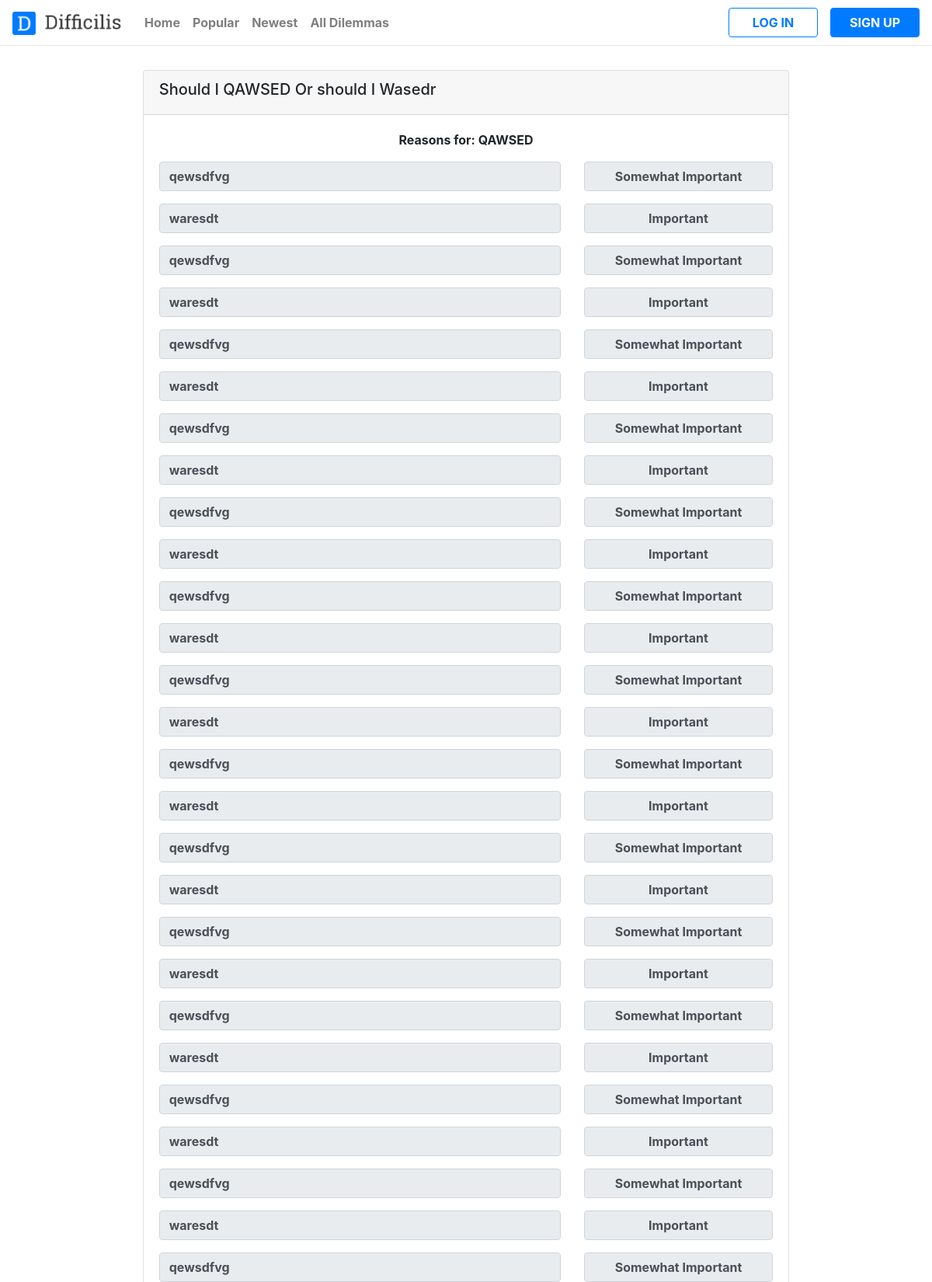
Screenshot of /result/2/ (upper part) with the database file from the repository.
### easydilemma/models.py (models this page shows, shortened)
class DilemmaPartOne(models.Model):
    dilemma_part_one = models.CharField(max_length=500)
    def __str__(self):
        return self.dilemma_part_one[:50]

class ReasonPartOne(models.Model):
    dilemma = models.ForeignKey(DilemmaPartOne, default=None, related_name="reason_part_one", on_delete=models.CASCADE)
    reason = models.TextField()
    selected_option = models.CharField(max_length=50)

### easydilemma/views.py (the view)
# urls.py: path('result/<int:dilemma_id>/', views.store_and_calc_reasons, name="store_and_calc_reasons"),
def store_and_calc_reasons(request, dilemma_id):
    my_dilemma = Dilemma.objects.get(id=dilemma_id)
    dilemma_1_id = my_dilemma.dilemma_part_one.id
    dilemma_2_id = my_dilemma.dilemma_part_two.id
    dilemma_part_one = DilemmaPartOne.objects.get(id=dilemma_1_id)
    dilemma_part_two = DilemmaPartTwo.objects.get(id=dilemma_2_id)
    all_reasons_1 = request.POST.getlist('reason1')
    all_select_elements_1 = request.POST.getlist('form-first-half-select')
    for i in range(len(all_reasons_1)):
        reason_model = ReasonPartOne()
        reason_model.reason = all_reasons_1[i]
        reason_model.selected_option = all_select_elements_1[i]
        reason_model.dilemma = dilemma_part_one
        reason_model.save()
    all_reason_2 = request.POST.getlist('reason_2')
    all_select_elements_2 = request.POST.getlist('form-second-half-select')
    for i in range(len(all_reason_2)):
        reason_model = ReasonPartTwo()
        reason_model.reason = all_reason_2[i]
        reason_model.selected_option = all_select_elements_2[i]
        reason_model.dilemma = dilemma_part_two
        reason_model.save()
    dilemma_result = calculate_result(request, all_select_elements_1, all_select_elements_2,my_dilemma )
    my_dilemma.result = dilemma_result
    my_dilemma.save()
    list_of_reasons_one = ReasonPartOne.objects.filter(dilemma=dilemma_part_one)
    list_of_reasons_two = ReasonPartTwo.objects.filter(dilemma=dilemma_part_two)
    context = {
        'full_dilemma': f"Should I {my_dilemma.dilemma_part_one} Or should I {my_dilemma.dilemma_part_two}",
        'dilemma_part_one': my_dilemma.dilemma_part_one,
        'dilemma_part_two': my_dilemma.dilemma_part_two,
        'all_dilemma_one_reasons': list_of_reasons_one,
        'all_dilemma_two_reasons': list_of_reasons_two,
        'result': dilemma_result,
    }
    return render(request, 'easydilemma/dilemma_result.html', context)

### easydilemma/models.py (called while the page is built)
    def __str__(self):
        return self.dilemma_part_two[:50]

### easydilemma/views.py (called while the page is built)
def calculate_result(request, all_select_elements_1, all_select_elements_2, my_dilemma ):
    total_dilemma_1 = 0
    for val in all_select_elements_1:
        total_dilemma_1 += int(val)
    total_dilemma_2 = 0
    for val in all_select_elements_2:
        total_dilemma_2 += int(val)
    if total_dilemma_1 > total_dilemma_2:
        return my_dilemma.dilemma_part_one.dilemma_part_one
    else:
        return my_dilemma.dilemma_part_two.dilemma_part_two

### easydilemma/templates/easydilemma/dilemma_result.html (shortened to what this page needs)
<!DOCTYPE html>
<html lang="en">
<head>
    {% load static %}
    <link rel="stylesheet" href="https://maxcdn.bootstrapcdn.com/bootstrap/4.0.0/css/bootstrap.min.css">
    <link rel="stylesheet" href="../../static/easydilemma/css/main.css">
    <link rel="stylesheet" href="https://use.fontawesome.com/releases/v5.8.1/css/all.css">
</head>
<body>
    <header class="header">
        <nav class="navbar navbar-expand-lg fixed-top shadow navbar-light bg-white">
                <div class="d-flex">
                        <a class="navbar-brand grow" href="{% url 'easydilemma:index' %}"><img src="{% static '../static/easydilemma/images/Logo.png' %}" id="logo" style="max-height: 30px; max-width: 150px;;"  alt="Difficilis"></a>
                      </div>
            <div class="collapse navbar-collapse" id="navbarCollapse">
                <ul class="navbar-nav">
                <li class="nav-item" ><a  href="{% url 'easydilemma:index' %}" class="nav-link font-weight-bold">Home</a></li>
                <li class="nav-item "><a  href="{% url 'easydilemma:all_dilemmas' %}" class="nav-link font-weight-bold">Popular</a></li>
                <li class="nav-item"><a  href="{% url 'easydilemma:all_dilemmas' %}" class="nav-link font-weight-bold">Newest</a></li>
                <li class="nav-item"><a  href="{% url 'easydilemma:all_dilemmas' %}" class="nav-link font-weight-bold">All Dilemmas</a></li>
                </ul>
                <ul class="navbar-nav ml-auto">
                        {% if user.is_authenticated %}
                        <li class="nav-item ml-lg-3 "><a  href="{% url 'users:logout' %}" class="btn btn-primary navbar_btn"><strong>LOG OUT</strong></a></li>
                        {% else %}
                        <li class="nav-item ml-lg-3 "><a  href="{% url 'users:login' %}" class="btn btn-outline-primary navbar_btn" ><strong>LOG IN</strong></a></li>
                        <li class="nav-item ml-lg-3 "><a  href="{% url 'users:register' %}" class="btn btn-primary navbar_btn"><strong>SIGN UP</strong></a></li>
                        {% endif %}
                    </ul>
            </div>
        </nav>
        </header>
<div class="container">
        <div class="card w-75 mx-auto">
            <div class="card-header">
                <h5>{{ full_dilemma }}</h5>
            </div>
            <div class="card-body">
                    <div class="row mb-3">
                            <div class="text-center font-weight-bold col-md-12">Reasons for: {{ dilemma_part_one }}</div>
                    </div>
                {% for reason in all_dilemma_one_reasons %}
                <div class="row mb-3">
                    <div class="col-md-8">
                        <input type="text" class="form-control font-weight-bold expand-reason text-truncate" value="{{ reason.reason }}" readonly>
                    </div>
                    <div class="col-md-4">
                        {% if reason.selected_option == "1" %}
                            <input type="text" class="form-control text-center font-weight-bold" value="Not Really Important" readonly>
                        {% elif reason.selected_option == "2" %}
                            <input type="text" class="form-control text-center font-weight-bold" value="Somewhat Important" readonly>
                        {% elif reason.selected_option == "3" %}
                            <input type="text" class="form-control text-center font-weight-bold" value="Important" readonly>
                        {% elif reason.selected_option == "4" %}
                            <input type="text" class="form-control text-center font-weight-bold" value="Very Important" readonly>
                        {% elif reason.selected_option == "5" %}
                            <input type="text" class="form-control text-center font-weight-bold" value="Extremely Important" readonly>
                        {% endif %}
                    </div>
                </div>
                {% endfor %}
            </div>
    </div>
<br> <br>
</body>
</html>

### easydilemma/static/easydilemma/css/main.css (style rules this page uses)
.navbar_btn { width: 115px; }
.navbar { border-bottom:1px solid #e7e7e7; }
body { padding-top:90px; }

### rows the page displays
DilemmaPartOne: dilemma_part_one "QAWSED"
ReasonPartOne: reason "qewsdfvg"
ReasonPartOne: reason "waresdt"
ReasonPartOne: reason "qewsdfvg"
ReasonPartOne: reason "waresdt"
ReasonPartOne: reason "qewsdfvg"
ReasonPartOne: reason "waresdt"
ReasonPartOne: reason "qewsdfvg"
ReasonPartOne: reason "waresdt"
ReasonPartOne: reason "qewsdfvg"
ReasonPartOne: reason "waresdt"
ReasonPartOne: reason "qewsdfvg"
ReasonPartOne: reason "waresdt"
ReasonPartOne: reason "qewsdfvg"
ReasonPartOne: reason "waresdt"
ReasonPartOne: reason "qewsdfvg"
ReasonPartOne: reason "waresdt"
ReasonPartOne: reason "qewsdfvg"
ReasonPartOne: reason "waresdt"
ReasonPartOne: reason "qewsdfvg"
ReasonPartOne: reason "waresdt"
ReasonPartOne: reason "qewsdfvg"
ReasonPartOne: reason "waresdt"
ReasonPartOne: reason "qewsdfvg"
ReasonPartOne: reason "waresdt"
ReasonPartOne: reason "qewsdfvg"
ReasonPartOne: reason "waresdt"
ReasonPartOne: reason "qewsdfvg"

### other values shown
{{ full_dilemma }} "Should I QAWSED Or should I Wasedr"
